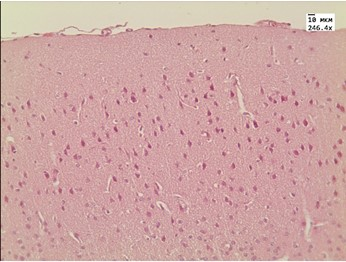
#> input picture 1_DigitalImageProcessingAndBasicGranulometry/Example1/Picture1.png, 346 x 262 px
$ python Example1.py
#> lines starting #> are read from the running program, lines starting #| are printed output that depends on the picture; after the words box and inside, x2 and y2 are one past the last pixel; in counts of white or black regions, pixels touching at a corner belong together
#! /usr/bin/env python

import numpy as np
import pandas as pd
import matplotlib.pylab as plt
import cv2


img1 = cv2.imread("Picture1.png")
#> img1 is the input picture: shape (262, 346, 3); mean B, G, R 165.3, 167.4, 207.2

#cut out printout
img1 = img1[50:-10,10:]
#> img1: shape (202, 336, 3)
cv2.imwrite("output/Example1Cut.png", img1)


#histograms of colors
hist= cv2.calcHist([img1],[0],None,[256],[0,256])
#> hist = 256 values, max 3298 at index 163, min 0 at index 0, mean 265.1
hist2=cv2.calcHist([img1],[1],None,[256],[0,256])
#> hist2 = 256 values, max 3000 at index 164, min 0 at index 0, mean 265.1
hist3=cv2.calcHist([img1],[2],None,[256],[0,256])
#> hist3 = 256 values, max 3436 at index 206, min 0 at index 0, mean 265.1
##plot histograms
plt.subplot(1, 3, 1)
plt.plot(hist/max(hist))
plt.title('Hist Blue : ')
plt.subplot(1, 3, 2)
plt.plot(hist2/max(hist2),color="green")
plt.title('Hist Green : ')
plt.subplot(1, 3, 3)
plt.plot(hist3/max(hist3),color="red")
plt.title('Hist Red : ')
plt.savefig("output/Example1ColorHistograms")
#> figure, not shown here; panel 1: curve peaks at x = 163, y = 1; panel 2: curve peaks at x = 164, y = 1; panel 3: curve peaks at x = 206, y = 1
plt.show()


#histogram equalization
src = cv2.cvtColor(img1, cv2.COLOR_BGR2HSV)
#> src: shape (202, 336, 3); mean H, S, V 103.2, 57.7, 206.6
h,s,v = cv2.split(src)
v = cv2.equalizeHist(v)
src = cv2.merge([h,s,v])
#> src: shape (202, 336, 3); mean H, S, V 103.2, 57.7, 131.5
img1 = cv2.cvtColor(src, cv2.COLOR_HSV2BGR)
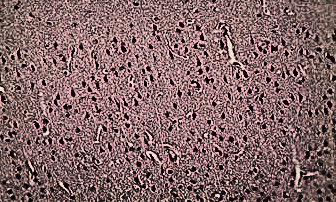
#> img1: shape (202, 336, 3); mean B, G, R 103.6, 103.1, 131.5
cv2.imwrite("output/Example1Equalization.png", img1)


#histograms of colors after normalization
hist= cv2.calcHist([img1],[0],None,[256],[0,256])
#> hist = 256 values, max 1148 at index 63, min 0 at index 222, mean 265.1
hist2=cv2.calcHist([img1],[1],None,[256],[0,256])
#> hist2 = 256 values, max 680 at index 42, min 0 at index 229, mean 265.1
hist3=cv2.calcHist([img1],[2],None,[256],[0,256])
#> hist3 = 256 values, max 3436 at index 119, min 0 at index 18, mean 265.1
plt.subplot(1, 3, 1)
plt.plot(hist/max(hist))
plt.title('Hist Blue : ')
plt.subplot(1, 3, 2)
plt.plot(hist2/max(hist2),color="green")
plt.title('Hist Green : ')
plt.subplot(1, 3, 3)
plt.plot(hist3/max(hist3),color="red")
plt.title('Hist Red : ')
plt.savefig("output/Example1ColorHistogramsEqualization.png")
#> figure, not shown here; panel 1: curve peaks at x = 163, y = 1; panel 1: curve peaks at x = 63, y = 1; panel 2: curve peaks at x = 164, y = 1; panel 2: curve peaks at x = 42, y = 1
plt.show()


#scale figure
img1 = cv2.resize(img1,None,fx=4, fy=4, interpolation = cv2.INTER_CUBIC)
#> img1: shape (808, 1344, 3)
# convert to BW
img1_BW = cv2.cvtColor(img1, cv2.COLOR_BGR2GRAY)
cv2.imwrite("output/Example1BW.png", img1_BW)


#bilateral filtering
img1_BW = cv2.bilateralFilter(img1_BW,9,75,75)
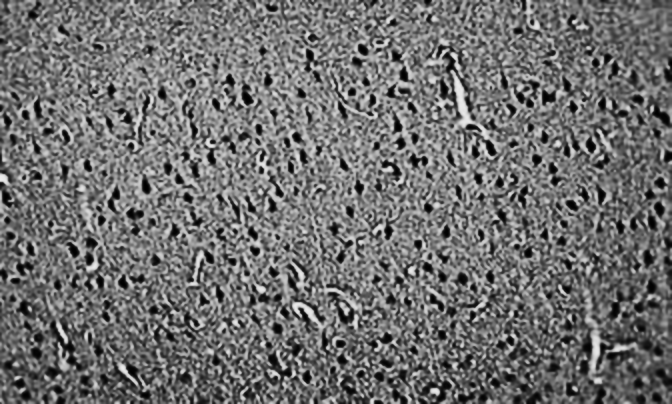
#> img1_BW: shape (808, 1344) (shown at 1/2 size); min 0, max 238, mean 111.8
cv2.imwrite("output/Example1BWFiltering.png", img1_BW)


#compute gray histogram
hist1 = cv2.calcHist([img1_BW], [0], None, [256], [0,256])
#> hist1 = 256 values, max 8280 at index 116, min 0 at index 239, mean 4242
plt.plot(hist1.ravel()/hist1.max())
plt.savefig("output/Example1HistogramBW.png")
#> figure, not shown here; panel 1: curve peaks at x = 163, y = 1; panel 1: curve peaks at x = 63, y = 1; panel 2: curve peaks at x = 164, y = 1; panel 2: curve peaks at x = 42, y = 1
plt.show()

#tresholding - we select 40 for selecting black granules
ret1m, thresh1 = cv2.threshold(img1_BW, 40, 256, cv2.THRESH_BINARY)
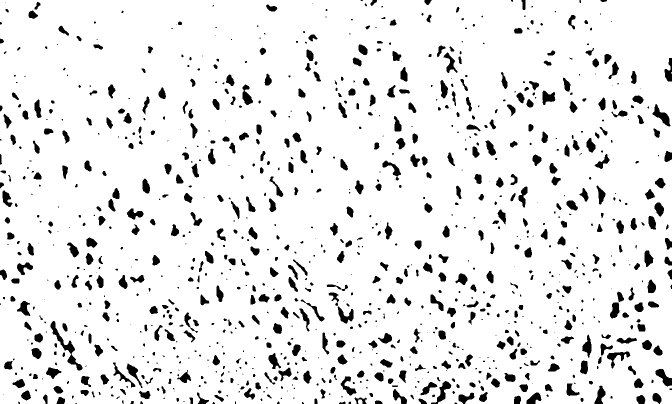
#> thresh1: shape (808, 1344) (shown at 1/2 size); 91.5% white; 1048 black regions (433 under 20 px), largest, box (x1, y1, x2, y2) and area: (101, 642, 165, 741) 1135, (1305, 208, 1341, 253) 631, (862, 762, 903, 808) 582

#remove small dots
thresh1 = cv2.dilate(thresh1, np.ones((5, 5), np.uint8))
#> thresh1: shape (808, 1344); 97.3% white; 514 black regions (193 under 20 px), largest, box (x1, y1, x2, y2) and area: (1313, 740, 1344, 770) 336, (1308, 213, 1337, 250) 330, (876, 765, 900, 802) 252
thresh1 = cv2.erode(thresh1, np.ones((5, 5), np.uint8))
#> thresh1: shape (808, 1344); 93.1% white; 477 black regions (1 under 20 px), largest, box (x1, y1, x2, y2) and area: (101, 643, 149, 705) 725, (1306, 211, 1339, 252) 610, (1311, 738, 1344, 772) 566

cv2.imwrite("output/Example1BWThresholding.png", thresh1)

#reverse colors in mask
thresh2 = abs(thresh1 - 255)
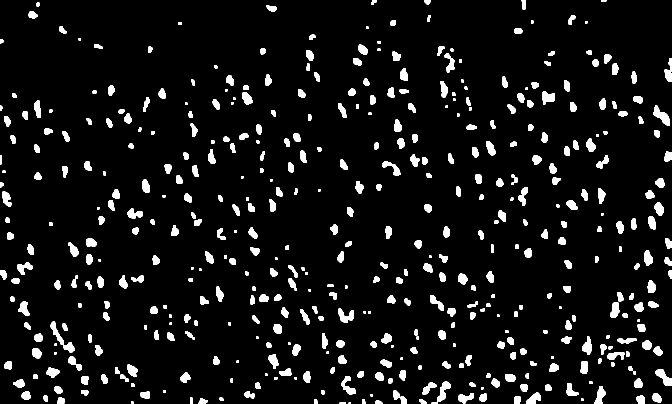
#> thresh2: shape (808, 1344) (shown at 1/2 size); values 0 (black) and 1 (white), 6.9% white; 477 white regions (1 under 20 px)


#find contours
contours, _ = cv2.findContours(thresh2, cv2.RETR_LIST, cv2.CHAIN_APPROX_TC89_L1 )
#> contours = 477 contours, 42 with area under 20; largest, box (x1, y1, x2, y2) and area: (101, 643, 149, 705) 644, (1306, 211, 1339, 252) 560, (1311, 738, 1344, 772) 512, (874, 763, 902, 804) 478, (677, 617, 707, 646) 436
blank = np.ones(thresh2.shape)*255
cv2.drawContours(blank, contours, -1, (0, 0, 0), 3)
#> blank: shape (808, 1344) float64; 91% white; 458 black regions, largest, box (x1, y1, x2, y2) and area: (99, 641, 151, 707) 852, (1212, 701, 1262, 735) 697, (1218, 582, 1249, 638) 630
print("# of contours found: ", len(contours))
#| # of contours found:  477
cv2.imwrite("output/Example1BWCountour.png", blank)


#minmimal area rectangle
img1_tmp1 = img1.copy()
img1_tmp2 = img1.copy()
for idx, cnt in enumerate(contours):
    minRect = cv2.minAreaRect(cnt)
    box = cv2.boxPoints(minRect)
    box = np.int0(box)
    cv2.drawContours(img1_tmp1, [box], 0, (0,0,255), 2)
    cv2.drawContours(img1_tmp2, [box], 0, (0,0,255), 2)
    cv2.putText(img1_tmp2, '{}'.format(idx), (int(box[0][0]), int(box[0][1]) ), cv2.FONT_HERSHEY_SIMPLEX, 0.5, (255, 255, 255), 1, cv2.LINE_AA)
#> this loop made 477 passes
#> (minRect, box) on passes 3, 5, 6: (((684.5, 805.5), (3, 11), -90), [[690, 807], [679, 807], [679, 804], [690, 804]]), (((757, 804), (6, 14), -90), [[764, 807], [750, 807], [750, 801], [764, 801]]), (((845, 802.5), (9, 14), -90), [[852, 807], [838, 807], [838, 798], [852, 798]])
#> img1_tmp1: shape (808, 1344, 3); mean B, G, R 100.2, 99.8, 143.3
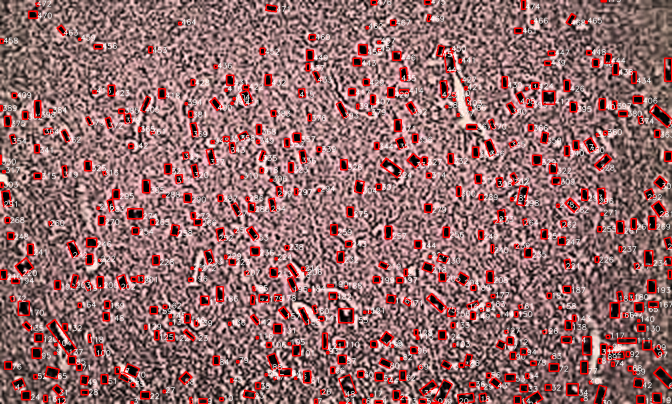
#> img1_tmp2: shape (808, 1344, 3) (shown at 1/2 size); mean B, G, R 105.8, 105.5, 147.2
cv2.imwrite("output/Example1BWMinAreaRectangle.png", img1_tmp1)
cv2.imwrite("output/Example1BWMinAreaRectangleWithIndices.png", img1_tmp2)


#fit ellipses
blank = np.ones(thresh2.shape)*255
ellipsesData = []
img_tmp = img1.copy()
for cnt in contours:
    #if less points preventing fitting ellipse
    if cnt.size < 10 :
        continue
    x,y,w,h = cv2.boundingRect(cnt)
    #remove small conoturs
    if w < 2 or h < 2:
        continue
    ellipse = cv2.fitEllipse(cnt)
    cv2.ellipse(blank, ellipse, (0,255, 255), 1, cv2.LINE_AA)
    cv2.ellipse(img_tmp, ellipse, (0,255, 255), 1, cv2.LINE_AA)
    ellipsesData.append({"id": idx, "x":ellipse[0][0], "y":ellipse[0][1], "majorAxis": ellipse[1][0], "minorAxis": ellipse[1][1], "angle": ellipse[2]})
#> this loop made 477 passes
#> (x, y, w, h, ellipse) on passes 3, 5, 6: (679, 804, 12, 4, ((686.1, 805.7), (3.31, 17.86), 87.28)), (750, 801, 15, 7, ((756.4, 805.2), (8.85, 15.69), 98.86)), (838, 798, 15, 10, ((844.9, 803.3), (8.5, 17.19), 123.6))
#> blank: shape (808, 1344) float64; 98.3% white; black in thin lines or dots
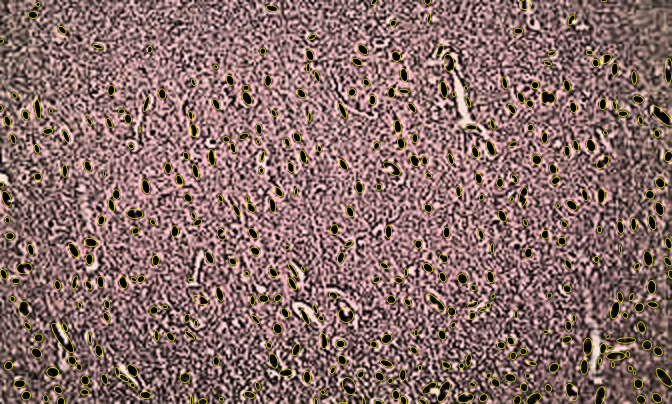
#> img_tmp: shape (808, 1344, 3) (shown at 1/2 size); mean B, G, R 102.9, 108.3, 136.1
#> after the loop, ellipsesData = 393 items

cv2.imwrite("output/Example1BWEllipses.png", blank)
cv2.imwrite("output/Example1BWEllipsesColor.png", img_tmp)

df_ellipses = pd.DataFrame.from_records(ellipsesData)
#> df_ellipses = table of 393 rows and 6 columns
df_ellipses.to_csv("output/ellipses.csv")

plt.hist(np.array(df_ellipses.angle)%90)
plt.xlabel("angle[deg]  mod 90")
plt.ylabel("No. of ellipses")
plt.savefig("output/Example1AngleDistibution.png")
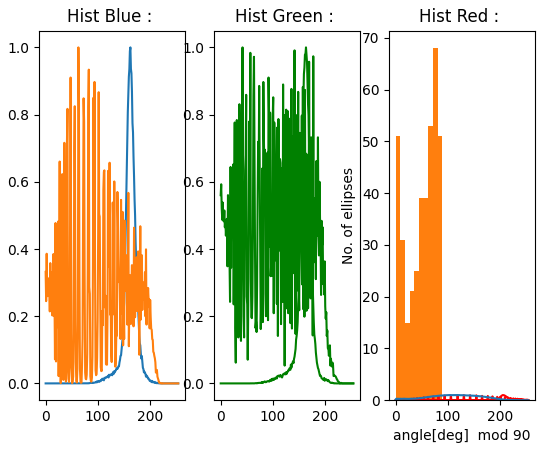
#> figure drawn by matplotlib, 3 panels; panel 1: curve peaks at x = 163, y = 1; panel 1: curve peaks at x = 63, y = 1; panel 2: curve peaks at x = 164, y = 1; panel 2: curve peaks at x = 42, y = 1
plt.show()
